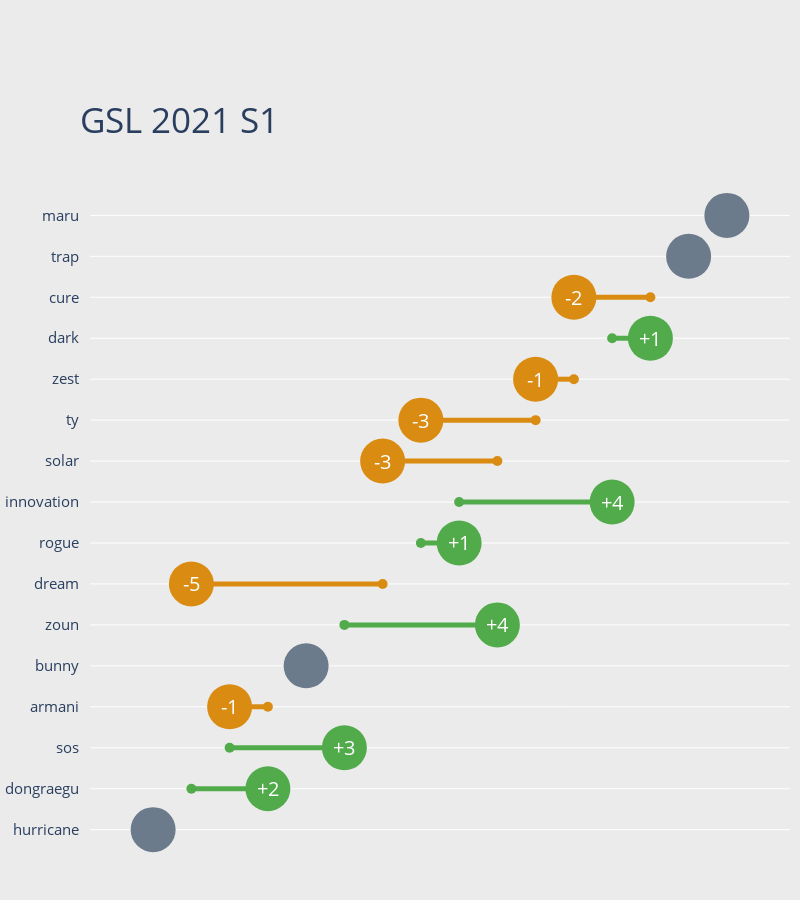

The cell this chart's notebook holds for it:
### Code cell
fig = go.Figure()

colors = list()

for val in list(gsl_diffs['pos_diff']):
    if int(val) == 0:
        colors.append('#6b7b8c')
    elif int(val) < 1:
        colors.append('#d98c11')
    else:
        colors.append('#52ab4b')

# aligulac rating dots
fig.add_trace(go.Scatter(
    x=gsl_diffs['rating_rank'],
    y=gsl_diffs['player'],
    mode='markers',
    marker=dict(
        color=colors,
        size=10
    )
))

# first rank dots
fig.add_trace(go.Scatter(
    x=gsl_diffs['first_rank'],
    y=gsl_diffs['player'],
    mode='markers',
    marker=dict(
        color=colors,
        size=45
    )
))

for row in gsl_diffs.iterrows():
    if row[1]['pos_diff'] >= 1:
        fig.add_shape(
            type='line',
            x0=row[1]['rating_rank'],
            x1=row[1]['first_rank']+0.4,
            y0=row[1]['player'],
            y1=row[1]['player'],
            line=dict(
                color='#52ab4b',
                width=5
            )
        )
        # add text for difference
        fig.add_annotation(
            text=f"+{int(row[1]['pos_diff'])}",
            x=row[1]['rating_rank']-row[1]['pos_diff'],
            y=row[1]['player'],
            showarrow=False,
            font=dict(
                size=20,
                color='white'
            )
        )
    elif row[1]['pos_diff'] <= -1:
        fig.add_shape(
            type='line',
            x0=row[1]['rating_rank'],
            x1=row[1]['first_rank']-0.4,
            y0=row[1]['player'],
            y1=row[1]['player'],
            line=dict(
                color='#d98c11',
                width=5
            )
        )
        # add text for position difference
        fig.add_annotation(
            text=f"{int(row[1]['pos_diff'])}",
            x=row[1]['rating_rank']-row[1]['pos_diff'],
            y=row[1]['player'],
            showarrow=False,
            font=dict(
                size=20,
                color='white'
            )
        )

# title formatted string
title_text = f"""
    GSL 2021 S1
"""

fig.update_layout(
    # sizing
    height=900,
    width=800,
    # background coloring
    paper_bgcolor = '#ebebeb',
    plot_bgcolor='#ebebeb',
    # margin
    margin=dict(
        pad=10, l=15, r=10, t=150, b=5,
    ),
    # axes details
    xaxis = dict(autorange='reversed',
                    showline=False,
                    showticklabels=False,
                    showgrid=False,
                    zeroline=False,
                    dtick=5
    ),
    yaxis = dict(autorange='reversed',
                    #showline=True,
                    #showgrid=False,
                    #zeroline=False,
                    tickfont=dict(
                        size=15
                    )
    ),
    # title details
    title=dict(
        text=title_text,
        x=0.1,
        y=0.88,
        font=dict(
            size=35
        )
    ),
    # other details
    showlegend=False,
)

fig.show()

### Figure 1 — Plotly figure (JSON) as saved in the notebook; plotly's stock layout.template omitted (floating-point values rounded to 4 significant figures)
{"data": [{"marker": {"color": ["#6b7b8c", "#6b7b8c", "#d98c11", "#52ab4b", "#d98c11", "#d98c11", "#d98c11", "#52ab4b", "#52ab4b", "#d98c11", "#52ab4b", "#6b7b8c", "#d98c11", "#52ab4b", "#52ab4b", "#6b7b8c"], "size": 10}, "mode": "markers", "type": "scatter", "x": [1, 2, 3, 4, 5, 6, 7, 8, 9, 10, 11, 12, 13, 14, 15, 16], "y": ["maru", "trap", "cure", "dark", "zest", "ty", "solar", "innovation", "rogue", "dream", "zoun", "bunny", "armani", "sos", "dongraegu", "hurricane"]}, {"marker": {"color": ["#6b7b8c", "#6b7b8c", "#d98c11", "#52ab4b", "#d98c11", "#d98c11", "#d98c11", "#52ab4b", "#52ab4b", "#d98c11", "#52ab4b", "#6b7b8c", "#d98c11", "#52ab4b", "#52ab4b", "#6b7b8c"], "size": 45}, "mode": "markers", "type": "scatter", "x": [1, 2, 5, 3, 6, 9, 10, 4, 8, 15, 7, 12, 14, 11, 13, 16], "y": ["maru", "trap", "cure", "dark", "zest", "ty", "solar", "innovation", "rogue", "dream", "zoun", "bunny", "armani", "sos", "dongraegu", "hurricane"]}], "layout": {"annotations": [{"font": {"color": "white", "size": 20}, "showarrow": false, "text": "-2", "x": 5, "y": "cure"}, {"font": {"color": "white", "size": 20}, "showarrow": false, "text": "+1", "x": 3, "y": "dark"}, {"font": {"color": "white", "size": 20}, "showarrow": false, "text": "-1", "x": 6, "y": "zest"}, {"font": {"color": "white", "size": 20}, "showarrow": false, "text": "-3", "x": 9, "y": "ty"}, {"font": {"color": "white", "size": 20}, "showarrow": false, "text": "-3", "x": 10, "y": "solar"}, {"font": {"color": "white", "size": 20}, "showarrow": false, "text": "+4", "x": 4, "y": "innovation"}, {"font": {"color": "white", "size": 20}, "showarrow": false, "text": "+1", "x": 8, "y": "rogue"}, {"font": {"color": "white", "size": 20}, "showarrow": false, "text": "-5", "x": 15, "y": "dream"}, {"font": {"color": "white", "size": 20}, "showarrow": false, "text": "+4", "x": 7, "y": "zoun"}, {"font": {"color": "white", "size": 20}, "showarrow": false, "text": "-1", "x": 14, "y": "armani"}, {"font": {"color": "white", "size": 20}, "showarrow": false, "text": "+3", "x": 11, "y": "sos"}, {"font": {"color": "white", "size": 20}, "showarrow": false, "text": "+2", "x": 13, "y": "dongraegu"}], "height": 900, "margin": {"b": 5, "l": 15, "pad": 10, "r": 10, "t": 150}, "paper_bgcolor": "#ebebeb", "plot_bgcolor": "#ebebeb", "shapes": [{"line": {"color": "#d98c11", "width": 5}, "type": "line", "x0": 3, "x1": 4.6, "y0": "cure", "y1": "cure"}, {"line": {"color": "#52ab4b", "width": 5}, "type": "line", "x0": 4, "x1": 3.4, "y0": "dark", "y1": "dark"}, {"line": {"color": "#d98c11", "width": 5}, "type": "line", "x0": 5, "x1": 5.6, "y0": "zest", "y1": "zest"}, {"line": {"color": "#d98c11", "width": 5}, "type": "line", "x0": 6, "x1": 8.6, "y0": "ty", "y1": "ty"}, {"line": {"color": "#d98c11", "width": 5}, "type": "line", "x0": 7, "x1": 9.6, "y0": "solar", "y1": "solar"}, {"line": {"color": "#52ab4b", "width": 5}, "type": "line", "x0": 8, "x1": 4.4, "y0": "innovation", "y1": "innovation"}, {"line": {"color": "#52ab4b", "width": 5}, "type": "line", "x0": 9, "x1": 8.4, "y0": "rogue", "y1": "rogue"}, {"line": {"color": "#d98c11", "width": 5}, "type": "line", "x0": 10, "x1": 14.6, "y0": "dream", "y1": "dream"}, {"line": {"color": "#52ab4b", "width": 5}, "type": "line", "x0": 11, "x1": 7.4, "y0": "zoun", "y1": "zoun"}, {"line": {"color": "#d98c11", "width": 5}, "type": "line", "x0": 13, "x1": 13.6, "y0": "armani", "y1": "armani"}, {"line": {"color": "#52ab4b", "width": 5}, "type": "line", "x0": 14, "x1": 11.4, "y0": "sos", "y1": "sos"}, {"line": {"color": "#52ab4b", "width": 5}, "type": "line", "x0": 15, "x1": 13.4, "y0": "dongraegu", "y1": "dongraegu"}], "showlegend": false, "title": {"font": {"size": 35}, "text": "\n    GSL 2021 S1\n", "x": 0.1, "y": 0.88}, "width": 800, "xaxis": {"autorange": "reversed", "dtick": 5, "showgrid": false, "showline": false, "showticklabels": false, "zeroline": false}, "yaxis": {"autorange": "reversed", "tickfont": {"size": 15}}}}
